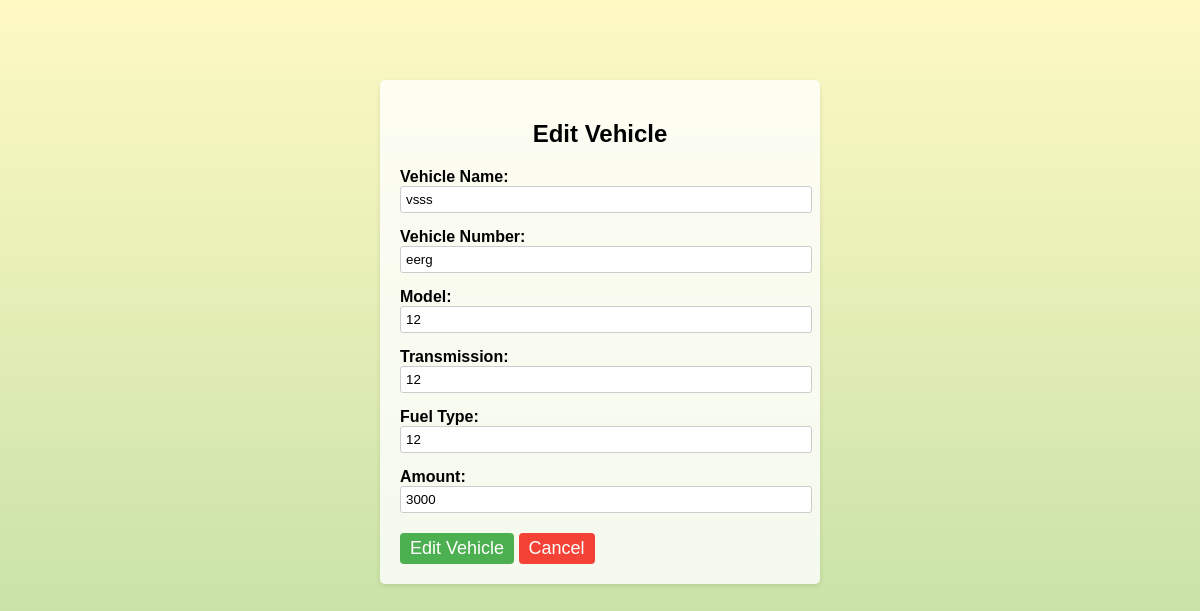
The page /addvehicle.php?id=7&edit=yes (signed in) on the database its author committed.
### tables this page shows
CREATE TABLE `vehicle` (
  `id` int(11) NOT NULL,
  `vehicle_name` varchar(255) NOT NULL,
  `vehi_number` varchar(255) NOT NULL,
  `model` varchar(255) NOT NULL,
  `transmission` varchar(255) NOT NULL,
  `fuel_type` varchar(255) NOT NULL,
  `amount` int(11) NOT NULL
);

### addvehicle.php (the view, shortened to what this page needs)
<?php
include "connection.php";
if (isset($_GET['id'])) {
    $id = $_GET['id'];
    if (isset($_GET['edit'])) {
        $query = "SELECT * FROM vehicle WHERE id = '$id' LIMIT 1";
        $result = mysqli_query($conn, $query);
        $row = mysqli_fetch_array($result, MYSQLI_ASSOC);
        $vehicle_name = $row['vehicle_name'];
        $vehicle_number = $row['vehi_number'];
        $model = $row['model'];
        $transmission = $row['transmission'];
        $fuel_type = $row['fuel_type'];
        $rent_amount = $row['amount'];
    }
}
?>
<!DOCTYPE html>
<html>
<head>
</head>
<body>
    <div class="container">
        <?php if (isset($_GET['edit'])) {
            echo "<h2>Edit Vehicle</h2>";
        } else {
            echo "<h2>Add New Vehicle</h2>";
        }
        ?>
        <form method=POST>
            <div class="form-group">
                <label for="vehicle-name">Vehicle Name:</label>
                <input type="text" id="vehicle-name" name="vehicle_name" value="<?php if (isset($_GET['edit'])) {
                    echo $vehicle_name;
                } ?>" required>
            </div>
            <div class="form-group">
                <label for="vehicle-number">Vehicle Number:</label>
                <input type="text" id="vehicle-number" name="vehicle_number" value="<?php if (isset($_GET['edit'])) {
                    echo $vehicle_number;
                } ?>" required>
            </div>
            <div class="form-group">
                <label for="model">Model:</label>
                <input type="text" id="model" name="model" value="<?php if (isset($_GET['edit'])) {
                    echo $model;
                } ?>" required>
            </div>
            <div class="form-group">
                <label for="transmission">Transmission:</label>
                <input type="text" id="transmission" name="transmission" value="<?php if (isset($_GET['edit'])) {
                    echo $transmission;
                } ?>" required>
            </div>
            <div class="form-group">
                <label for="fuel-type">Fuel Type:</label>
                <input type="text" id="fuel-type" name="fuel_type" value="<?php if (isset($_GET['edit'])) {
                    echo $fuel_type;
                } ?>" required>
            </div>
            <div class="form-group">
                <label for="amount">Amount:</label>
                <input type="text" id="amount" name="rent_amount" value="<?php if (isset($_GET['edit'])) {
                    echo $rent_amount;
                } ?>" required>
            </div>
            <div class='btn-container'>
                <?php if (isset($_GET['edit'])) {
                    echo "<button class='btn'>Edit Vehicle</button>";
                } else {
                    echo "<button class='btn'>Add Vehicle</button>";
                }
                ?>
                <a href="managevehicle.php" class='btn btn-cancel'>Cancel</a>
        </form>
    </div>
</body>
</html>

### addvehicle.php (style rules this page uses)
body { font-family: Arial, sans-serif; background-image: linear-gradient(#FFF9C4, #C5E1A5); margin: 0; padding: 0; }
.container { width: 400px; margin: 80px auto; padding: 20px; background-color: rgba(255, 255, 255, 0.8); border-radius: 5px; box-shadow: 0 2px 5px rgba(0, 0, 0, 0.1); }
h2 { text-align: center; }
form { margin-top: 20px; }
.form-group { margin-bottom: 15px; }
.form-group label { display: inline-block; width: 250px; font-weight: bold; }
.form-group input { padding: 5px; border: 1px solid #ccc; border-radius: 3px; width: 400px; }
.btn-container { text-align: left; margin-top: 20px; }
.btn { display: inline-block; padding: 5px 10px; background-color: #4CAF50; color: #fff; text-align: center; text-decoration: none; border: none; border-radius: 4px; cursor: pointer; font-size: 18px; }
.btn-cancel { background-color: #f44336; }

### rows shown on the page
vehicle: vehicle_name "vsss", vehicle_number "eerg", model "12", transmission "12", fuel_type "12", rent_amount "3000"
